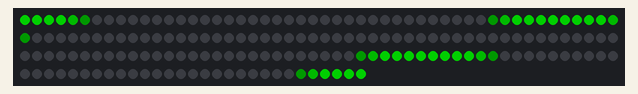
Simulated run of this sketch. Board: Arduino Uno, built with avr-gcc and run on an emulated ATmega328P. On the bench: 179 RGB LEDs in strip order, left to right, continuing on the next row. Dim RGB values are drawn brighter than linear; what the sketch prints to the serial monitor is not drawn.

Above: at 0.1 s.

The sketch:

anticipatorySteer.ino
```cpp
/*
   simSteerSketch: code to accept steering wheel angle over Serial and display it using the LED strip. Also measures capacitance on the steering, and sends it over serial.

   LED strip:
   Option 1: Set LEDs tofixed colour, change only when the steering angle changes by a fixed amount - efficient
   Option 2: evenwhen the change in angle is small, use changes in relative brightness to make changes in between the discrete steps - might work better visually

   implementing Option1 for now
*/

//TODO:
// * capacitive sensing, message to Pi
//


#include <CapacitiveSensor.h>
#include <math.h>

#include <Adafruit_NeoPixel.h>
#ifdef __AVR__
#include <avr/power.h>
#endif

#define NEOPIXPIN      A0
#define CAPSENSPIN     8
#define CAPOUTPIN      7
#define CAPSAMPLES     5


#define NUMPIXELS      179 // How many NeoPixels make the full 360 degrees (2*PI)?
#define ZEROPIXEL      45 //pixel at 0 degrees 12 o'clock
#define DELAYVAL       1 //delay in the loop

Adafruit_NeoPixel pixels = Adafruit_NeoPixel(NUMPIXELS, NEOPIXPIN, NEO_GRB + NEO_KHZ800);

/*
   Resistor effects sensitivity, experiment with values, 50K - 50M. Larger resistor values yield larger sensor values.
   Receive pin is the sensor pin - try different amounts of foil/metal on this pin
*/
//CapacitiveSensor   steerTouch = CapacitiveSensor(CAPOUTPIN,CAPSENSPIN);        // 2M resistor between pins 8 & 7, pin 8 is sensor pin, add a wire and or foil if desired

char inChar;
char inData[10]; //Serial buffer
char inCount = 0;
float steerVal = 0.0;
int LEDVal = NUMPIXELS + 1;//impossible value so it will get updated during the first run
uint32_t colorPattern[NUMPIXELS];

int offCount = 0, onCount = 0;

void setup() {
  Serial.begin(115200);
  Serial.println("Starting arduino.."); //the pi is  always running, so this will interfere

  pixels.begin(); // This initializes the NeoPixel library.


  // HARDCODING PATTERN HERE
  for (int i = 0; i < 4; i++) {
    // pixels.Color takes RGB values, from 0,0,0 up to 255,255,255
    pixels.setPixelColor(i, pixels.Color(0, 150, 0)); // Moderately bright green color - use primary colors because mixed colours might come ouot different based on position of punched hole over LED
  }
  pixels.setPixelColor(4, pixels.Color(0, 90, 0)); // Moderately bright green color fade
  pixels.setPixelColor(5, pixels.Color(0, 30, 0)); // Moderately bright green color fade
  for (int i = 6; i < 39; i++) {
    pixels.setPixelColor(i, pixels.Color(0, 0, 0)); // OFF
  }
  pixels.setPixelColor(39, pixels.Color(0, 30, 0)); // Moderately bright green color fade
  pixels.setPixelColor(40, pixels.Color(0, 90, 0)); // Moderately bright green color fade
  for (int i = 41; i < 49; i++) {
    pixels.setPixelColor(i, pixels.Color(0, 150, 0)); // Moderately bright green color.
  }
  pixels.setPixelColor(49, pixels.Color(0, 90, 0)); // Moderately bright green color fade
  pixels.setPixelColor(50, pixels.Color(0, 30, 0)); // Moderately bright green color fade
  for (int i = 51; i < NUMPIXELS - 51; i++) {
    pixels.setPixelColor(i, pixels.Color(0, 0, 0)); // OFF
  }
  pixels.setPixelColor(NUMPIXELS - 51, pixels.Color(0, 30, 0)); // Moderately bright green color fade
  pixels.setPixelColor(NUMPIXELS - 50, pixels.Color(0, 90, 0)); // Moderately bright green color fade
  for (int i = NUMPIXELS - 49; i < NUMPIXELS - 41; i++) {
    pixels.setPixelColor(i, pixels.Color(0, 150, 0)); // Moderately bright green color.
  }
  pixels.setPixelColor(NUMPIXELS - 41, pixels.Color(0, 90, 0)); // Moderately bright green color fade
  pixels.setPixelColor(NUMPIXELS - 40, pixels.Color(0, 30, 0)); // Moderately bright green color fade
  for (int i = NUMPIXELS - 39; i < NUMPIXELS - 6; i++) {
    pixels.setPixelColor(i, pixels.Color(0, 0, 0)); // OFF
  }
  pixels.setPixelColor(NUMPIXELS - 6, pixels.Color(0, 30, 0)); // Moderately bright green color fade
  pixels.setPixelColor(NUMPIXELS - 5, pixels.Color(0, 90, 0)); // Moderately bright green color fade
  for (int i = NUMPIXELS - 4; i < NUMPIXELS; i++) {
    pixels.setPixelColor(i, pixels.Color(0, 150, 0)); // Moderately bright green color.
  }

  pixels.setBrightness(200);// max brightness - 256
  pixels.show();

  for (int i = 0; i < NUMPIXELS; i++) {
    colorPattern[i] = pixels.getPixelColor(i); //store into array
  }

}

void loop() {

  //long touchVal =  steerTouch.capacitiveSensorRaw(CAPSAMPLES);//gives absolute capacitance
  //long touchVal =  steerTouch.capacitiveSensor(CAPSAMPLES);//gives added capacitance from baseline
  //baseline recalibrated at interval set by set_CS_AutocaL_Millis() default 200000 (20s)
  //CAPSAMPLES sets number of sampeld over which capacitance is calcuilated -> lower number =  faster but less accurate
  //reset_CS_AutoCal() force an immediate calibration
  //set_CS_Timeout_Millis(unsigned long timeout_millis)  how long the method will take to timeout, if the receive (sense) pin fails to toggle in the same direction as the send pin

  if(offCount == 2) {//sometimes noise gives faulty readings that make the LED flash. Here I make sure I get 2 readings before it turns off
    //really weird - if i use offCount >= 2, it reads input truncated the next round - some side effect of callig setbrightness(0) twice in a row?
      pixels.setBrightness(0);//turn off
      pixels.show();
      LEDVal = NUMPIXELS + 1;//setting to an impossible value so that tmp!= LEDVal is triggered when offCount goes to 0 and the LEDs are written to again
  }
  else if((steerVal < 800.0) && (onCount >= 2)) {//sometimes noise gives faulty readings that make the LED flash. Here I make sure I get 2 readings before it turns on
      pixels.setBrightness(200);//back on
    int tmp = (round(steerVal * NUMPIXELS / (2 * 3.14)) + ZEROPIXEL) % NUMPIXELS;
    tmp = (tmp < 0) ? tmp + NUMPIXELS : tmp;
    if (tmp != LEDVal) { //we need to update the LEDs only if the input has changed, otherwise we can jump to the loop
      LEDVal = tmp;
      int ledno = 0;
      for (int i = LEDVal; i < NUMPIXELS; i++, ledno++) {
        pixels.setPixelColor(i, colorPattern[ledno]); // Pattern
      }
      for (int i = 0; i < LEDVal; i++, ledno++) {
        pixels.setPixelColor(i, colorPattern[ledno]); // Pattern
      }
      pixels.show(); // This sends the updated pixel color to the hardware.
    }
  }

  //can't keep writing to pixels that fast? - why do we need a delay?
  //delay(DELAYVAL); // Delay for a period of time (in milliseconds).

  while (Serial.available()) {
    // read the character we recieve
    inChar = (char)Serial.read();
    //Serial.print(inChar);
    if (inChar != '\n') {
      inData[inCount] = inChar; //will cause problems if input string is too long (>10)
      inCount += 1;
    }
    else { //one number input complete
      //Serial.print(inString);
      //Serial.print('\n');
      //steerVal = inString.toFloat();
      steerVal = atof(inData);
      //Serial.println(offCount);
      //Serial.println(steerVal);
      //Serial.print(touchVal);
      //Serial.print('\n');
      memset(inData, 0, sizeof(inData)); //filling inData with 0
      inCount = 0; //reset count

      if(steerVal >= 800.0) {
        onCount = 0;
        offCount = offCount + 1;
        if(offCount > 10)
          offCount = 10;
      }
      else {
        offCount = 0;
        onCount = onCount + 1;
        if(onCount > 10)
          onCount = 10;
      }
    }
  }
}
```
